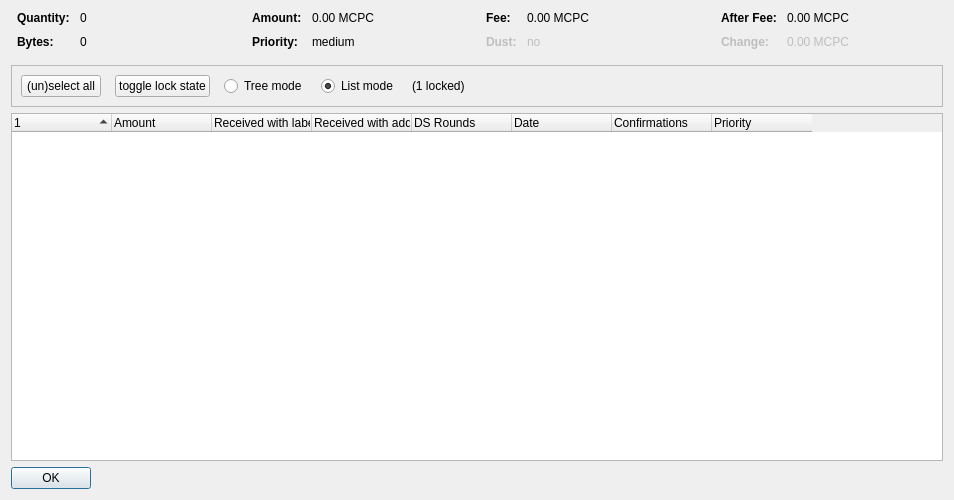
<?xml version="1.0" encoding="UTF-8"?>
<ui version="4.0">
 <class>CoinControlDialog</class>
 <widget class="QDialog" name="CoinControlDialog">
  <property name="geometry">
   <rect>
    <x>0</x>
    <y>0</y>
    <width>954</width>
    <height>500</height>
   </rect>
  </property>
  <property name="windowTitle">
   <string>Coin Selection</string>
  </property>
  <layout class="QVBoxLayout" name="verticalLayout">
   <item>
    <layout class="QHBoxLayout" name="horizontalLayoutTop" stretch="0,0,0,0">
     <property name="topMargin">
      <number>0</number>
     </property>
     <property name="bottomMargin">
      <number>10</number>
     </property>
     <item>
      <layout class="QFormLayout" name="formLayoutCoinControl1">
       <property name="horizontalSpacing">
        <number>10</number>
       </property>
       <property name="verticalSpacing">
        <number>10</number>
       </property>
       <property name="leftMargin">
        <number>6</number>
       </property>
       <property name="rightMargin">
        <number>6</number>
       </property>
       <item row="0" column="0">
        <widget class="QLabel" name="labelCoinControlQuantityText">
         <property name="font">
          <font>
           <weight>75</weight>
           <bold>true</bold>
          </font>
         </property>
         <property name="text">
          <string>Quantity:</string>
         </property>
        </widget>
       </item>
       <item row="0" column="1">
        <widget class="QLabel" name="labelCoinControlQuantity">
         <property name="cursor">
          <cursorShape>IBeamCursor</cursorShape>
         </property>
         <property name="contextMenuPolicy">
          <enum>Qt::ActionsContextMenu</enum>
         </property>
         <property name="text">
          <string notr="true">0</string>
         </property>
         <property name="textInteractionFlags">
          <set>Qt::LinksAccessibleByMouse|Qt::TextSelectableByKeyboard|Qt::TextSelectableByMouse</set>
         </property>
        </widget>
       </item>
       <item row="1" column="0">
        <widget class="QLabel" name="labelCoinControlBytesText">
         <property name="font">
          <font>
           <weight>75</weight>
           <bold>true</bold>
          </font>
         </property>
         <property name="text">
          <string>Bytes:</string>
         </property>
        </widget>
       </item>
       <item row="1" column="1">
        <widget class="QLabel" name="labelCoinControlBytes">
         <property name="cursor">
          <cursorShape>IBeamCursor</cursorShape>
         </property>
         <property name="contextMenuPolicy">
          <enum>Qt::ActionsContextMenu</enum>
         </property>
         <property name="text">
          <string notr="true">0</string>
         </property>
         <property name="textInteractionFlags">
          <set>Qt::LinksAccessibleByMouse|Qt::TextSelectableByKeyboard|Qt::TextSelectableByMouse</set>
         </property>
        </widget>
       </item>
      </layout>
     </item>
     <item>
      <layout class="QFormLayout" name="formLayoutCoinControl2">
       <property name="horizontalSpacing">
        <number>10</number>
       </property>
       <property name="verticalSpacing">
        <number>10</number>
       </property>
       <property name="leftMargin">
        <number>6</number>
       </property>
       <property name="rightMargin">
        <number>6</number>
       </property>
       <item row="0" column="0">
        <widget class="QLabel" name="labelCoinControlAmountText">
         <property name="font">
          <font>
           <weight>75</weight>
           <bold>true</bold>
          </font>
         </property>
         <property name="text">
          <string>Amount:</string>
         </property>
        </widget>
       </item>
       <item row="0" column="1">
        <widget class="QLabel" name="labelCoinControlAmount">
         <property name="cursor">
          <cursorShape>IBeamCursor</cursorShape>
         </property>
         <property name="contextMenuPolicy">
          <enum>Qt::ActionsContextMenu</enum>
         </property>
         <property name="text">
          <string notr="true">0.00 MCPC</string>
         </property>
         <property name="textInteractionFlags">
          <set>Qt::LinksAccessibleByMouse|Qt::TextSelectableByKeyboard|Qt::TextSelectableByMouse</set>
         </property>
        </widget>
       </item>
       <item row="1" column="0">
        <widget class="QLabel" name="labelCoinControlPriorityText">
         <property name="font">
          <font>
           <weight>75</weight>
           <bold>true</bold>
          </font>
         </property>
         <property name="text">
          <string>Priority:</string>
         </property>
        </widget>
       </item>
       <item row="1" column="1">
        <widget class="QLabel" name="labelCoinControlPriority">
         <property name="cursor">
          <cursorShape>IBeamCursor</cursorShape>
         </property>
         <property name="contextMenuPolicy">
          <enum>Qt::ActionsContextMenu</enum>
         </property>
         <property name="text">
          <string>medium</string>
         </property>
         <property name="textInteractionFlags">
          <set>Qt::LinksAccessibleByMouse|Qt::TextSelectableByKeyboard|Qt::TextSelectableByMouse</set>
         </property>
        </widget>
       </item>
      </layout>
     </item>
     <item>
      <layout class="QFormLayout" name="formLayoutCoinControl3">
       <property name="horizontalSpacing">
        <number>10</number>
       </property>
       <property name="verticalSpacing">
        <number>10</number>
       </property>
       <property name="leftMargin">
        <number>6</number>
       </property>
       <property name="rightMargin">
        <number>6</number>
       </property>
       <item row="0" column="0">
        <widget class="QLabel" name="labelCoinControlFeeText">
         <property name="font">
          <font>
           <weight>75</weight>
           <bold>true</bold>
          </font>
         </property>
         <property name="text">
          <string>Fee:</string>
         </property>
        </widget>
       </item>
       <item row="0" column="1">
        <widget class="QLabel" name="labelCoinControlFee">
         <property name="cursor">
          <cursorShape>IBeamCursor</cursorShape>
         </property>
         <property name="contextMenuPolicy">
          <enum>Qt::ActionsContextMenu</enum>
         </property>
         <property name="text">
          <string notr="true">0.00 MCPC</string>
         </property>
         <property name="textInteractionFlags">
          <set>Qt::LinksAccessibleByMouse|Qt::TextSelectableByKeyboard|Qt::TextSelectableByMouse</set>
         </property>
        </widget>
       </item>
       <item row="1" column="0">
        <widget class="QLabel" name="labelCoinControlLowOutputText">
         <property name="enabled">
          <bool>false</bool>
         </property>
         <property name="font">
          <font>
           <weight>75</weight>
           <bold>true</bold>
          </font>
         </property>
         <property name="text">
          <string>Dust:</string>
         </property>
        </widget>
       </item>
       <item row="1" column="1">
        <widget class="QLabel" name="labelCoinControlLowOutput">
         <property name="enabled">
          <bool>false</bool>
         </property>
         <property name="cursor">
          <cursorShape>IBeamCursor</cursorShape>
         </property>
         <property name="contextMenuPolicy">
          <enum>Qt::ActionsContextMenu</enum>
         </property>
         <property name="text">
          <string>no</string>
         </property>
         <property name="textInteractionFlags">
          <set>Qt::LinksAccessibleByMouse|Qt::TextSelectableByKeyboard|Qt::TextSelectableByMouse</set>
         </property>
        </widget>
       </item>
      </layout>
     </item>
     <item>
      <layout class="QFormLayout" name="formLayoutCoinControl4">
       <property name="horizontalSpacing">
        <number>10</number>
       </property>
       <property name="verticalSpacing">
        <number>10</number>
       </property>
       <property name="leftMargin">
        <number>6</number>
       </property>
       <property name="rightMargin">
        <number>6</number>
       </property>
       <item row="0" column="0">
        <widget class="QLabel" name="labelCoinControlAfterFeeText">
         <property name="font">
          <font>
           <weight>75</weight>
           <bold>true</bold>
          </font>
         </property>
         <property name="text">
          <string>After Fee:</string>
         </property>
        </widget>
       </item>
       <item row="0" column="1">
        <widget class="QLabel" name="labelCoinControlAfterFee">
         <property name="cursor">
          <cursorShape>IBeamCursor</cursorShape>
         </property>
         <property name="contextMenuPolicy">
          <enum>Qt::ActionsContextMenu</enum>
         </property>
         <property name="text">
          <string notr="true">0.00 MCPC</string>
         </property>
         <property name="textInteractionFlags">
          <set>Qt::LinksAccessibleByMouse|Qt::TextSelectableByKeyboard|Qt::TextSelectableByMouse</set>
         </property>
        </widget>
       </item>
       <item row="1" column="0">
        <widget class="QLabel" name="labelCoinControlChangeText">
         <property name="enabled">
          <bool>false</bool>
         </property>
         <property name="font">
          <font>
           <weight>75</weight>
           <bold>true</bold>
          </font>
         </property>
         <property name="text">
          <string>Change:</string>
         </property>
        </widget>
       </item>
       <item row="1" column="1">
        <widget class="QLabel" name="labelCoinControlChange">
         <property name="enabled">
          <bool>false</bool>
         </property>
         <property name="cursor">
          <cursorShape>IBeamCursor</cursorShape>
         </property>
         <property name="contextMenuPolicy">
          <enum>Qt::ActionsContextMenu</enum>
         </property>
         <property name="text">
          <string notr="true">0.00 MCPC</string>
         </property>
         <property name="textInteractionFlags">
          <set>Qt::LinksAccessibleByMouse|Qt::TextSelectableByKeyboard|Qt::TextSelectableByMouse</set>
         </property>
        </widget>
       </item>
      </layout>
     </item>
    </layout>
   </item>
   <item>
    <widget class="QFrame" name="frame">
     <property name="minimumSize">
      <size>
       <width>0</width>
       <height>40</height>
      </size>
     </property>
     <property name="frameShape">
      <enum>QFrame::StyledPanel</enum>
     </property>
     <property name="frameShadow">
      <enum>QFrame::Sunken</enum>
     </property>
     <layout class="QHBoxLayout" name="horizontalLayout">
      <item>
       <layout class="QHBoxLayout" name="horizontalLayoutPanel" stretch="0,0,0,0,0,0">
        <property name="spacing">
         <number>14</number>
        </property>
        <item>
         <widget class="QPushButton" name="pushButtonSelectAll">
          <property name="sizePolicy">
           <sizepolicy hsizetype="Maximum" vsizetype="Fixed">
            <horstretch>0</horstretch>
            <verstretch>0</verstretch>
           </sizepolicy>
          </property>
          <property name="text">
           <string>(un)select all</string>
          </property>
          <property name="autoDefault">
           <bool>false</bool>
          </property>
         </widget>
        </item>
        <item>
         <widget class="QPushButton" name="pushButtonToggleLock">
          <property name="sizePolicy">
           <sizepolicy hsizetype="Maximum" vsizetype="Fixed">
            <horstretch>0</horstretch>
            <verstretch>0</verstretch>
           </sizepolicy>
          </property>
          <property name="text">
           <string>toggle lock state</string>
          </property>
          <property name="autoDefault">
           <bool>false</bool>
          </property>
         </widget>
        </item>
        <item>
         <widget class="QRadioButton" name="radioTreeMode">
          <property name="sizePolicy">
           <sizepolicy hsizetype="Maximum" vsizetype="Fixed">
            <horstretch>0</horstretch>
            <verstretch>0</verstretch>
           </sizepolicy>
          </property>
          <property name="text">
           <string>Tree mode</string>
          </property>
         </widget>
        </item>
        <item>
         <widget class="QRadioButton" name="radioListMode">
          <property name="sizePolicy">
           <sizepolicy hsizetype="Maximum" vsizetype="Fixed">
            <horstretch>0</horstretch>
            <verstretch>0</verstretch>
           </sizepolicy>
          </property>
          <property name="text">
           <string>List mode</string>
          </property>
          <property name="checked">
           <bool>true</bool>
          </property>
         </widget>
        </item>
        <item>
         <widget class="QLabel" name="labelLocked">
          <property name="text">
           <string>(1 locked)</string>
          </property>
         </widget>
        </item>
        <item>
         <spacer name="horizontalSpacer">
          <property name="orientation">
           <enum>Qt::Horizontal</enum>
          </property>
          <property name="sizeHint" stdset="0">
           <size>
            <width>40</width>
            <height>20</height>
           </size>
          </property>
         </spacer>
        </item>
       </layout>
      </item>
     </layout>
    </widget>
   </item>
   <item>
    <widget class="CoinControlTreeWidget" name="treeWidget">
     <property name="contextMenuPolicy">
      <enum>Qt::CustomContextMenu</enum>
     </property>
     <property name="sortingEnabled">
      <bool>false</bool>
     </property>
     <property name="columnCount">
      <number>8</number>
     </property>
     <attribute name="headerShowSortIndicator" stdset="0">
      <bool>true</bool>
     </attribute>
     <attribute name="headerStretchLastSection">
      <bool>false</bool>
     </attribute>
     <column>
      <property name="text">
       <string/>
      </property>
     </column>
     <column>
      <property name="text">
       <string>Amount</string>
      </property>
     </column>
     <column>
      <property name="text">
       <string>Received with label</string>
      </property>
     </column>
     <column>
      <property name="text">
       <string>Received with address</string>
      </property>
     </column>
     <column>
      <property name="text">
       <string>DS Rounds</string>
      </property>
     </column>
     <column>
      <property name="text">
       <string>Date</string>
      </property>
     </column>
     <column>
      <property name="text">
       <string>Confirmations</string>
      </property>
      <property name="toolTip">
       <string>Confirmed</string>
      </property>
     </column>
     <column>
      <property name="text">
       <string>Priority</string>
      </property>
     </column>
    </widget>
   </item>
   <item>
    <widget class="QDialogButtonBox" name="buttonBox">
     <property name="sizePolicy">
      <sizepolicy hsizetype="Maximum" vsizetype="Fixed">
       <horstretch>0</horstretch>
       <verstretch>0</verstretch>
      </sizepolicy>
     </property>
     <property name="orientation">
      <enum>Qt::Horizontal</enum>
     </property>
     <property name="standardButtons">
      <set>QDialogButtonBox::Ok</set>
     </property>
    </widget>
   </item>
  </layout>
 </widget>
 <customwidgets>
  <customwidget>
   <class>CoinControlTreeWidget</class>
   <extends>QTreeWidget</extends>
   <header>coincontroltreewidget.h</header>
  </customwidget>
 </customwidgets>
 <resources/>
 <connections/>
</ui>
